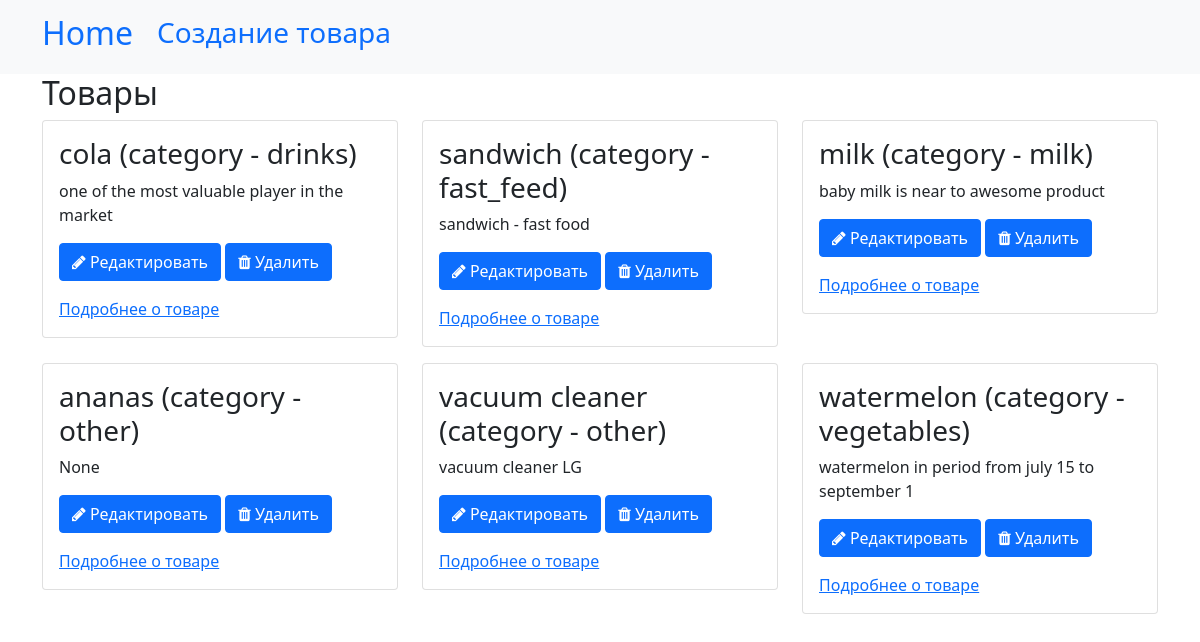
Before: / with the older database file.
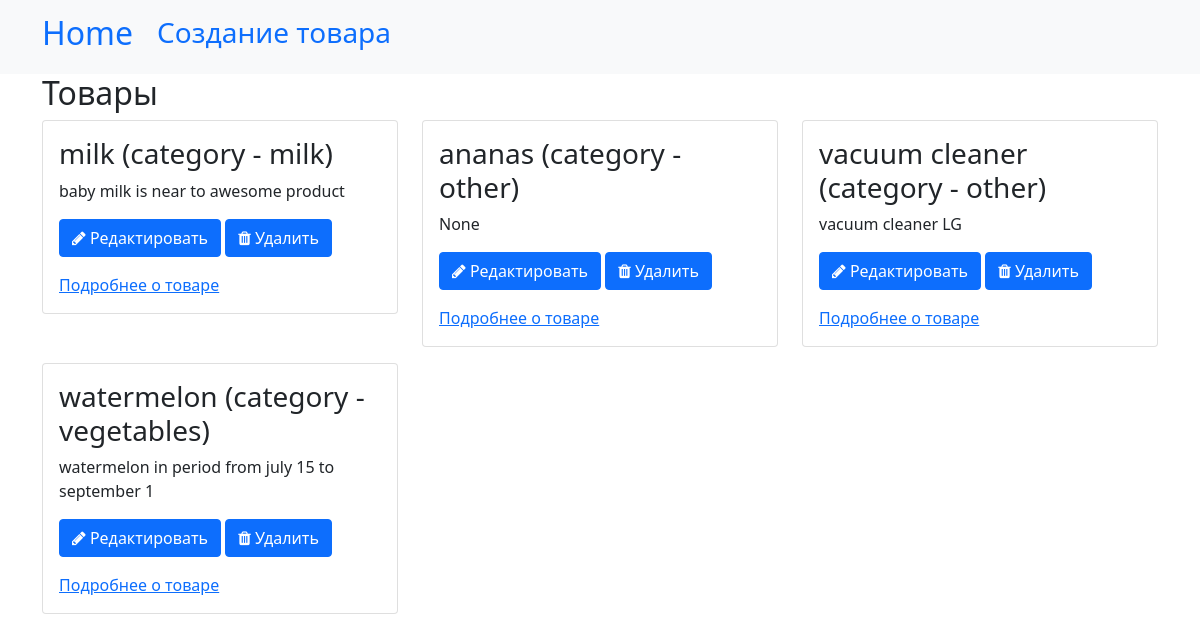
After: the same page with the newer database file.
### market/models.py (models this page shows, shortened)
class Product(models.Model):
    name = models.CharField(max_length=100, null=False, blank=False, verbose_name="Наименование товара")
    description = models.TextField(max_length=2000, null=True, blank=True, verbose_name="Описание товара")
    categories = models.CharField(max_length=100, choices=CATEGORY, verbose_name="Категория", default="other")
    balance = models.PositiveIntegerField(verbose_name="Остаток товара")
    price = models.DecimalField(max_digits=7, decimal_places=2, verbose_name="Цена товара")
    class Meta:
        db_table = "market"
        verbose_name = "Товар"
        verbose_name_plural = "Товары"

### market/views.py (the view)
# urls.py: path("", index_view, name="index_view"),
def index_view(request,):
    products = Product.objects.filter(balance__gte=1)
    products = products.order_by("categories", "name")
    context = {"products": products}
    return render(request, "index.html", context)

### market/templates/index.html (shortened to what this page needs)
{% extends "base.html" %}
{% load static %}
{% block nav %}
    <li class="nav-item">
<a class="nav-link" href="{% url "create" %}"><h3>Создание товара</h3></a>
</li>
{% endblock %}
{% block content %}
    <h2>Товары</h2>
    <div class="row">
        {% for product in products %}
            <div class="col-12 col-md-6 col-lg-4">
                <div class="card mb-3">
                    <div class="card-body">
                        <h3>{{ product.name }} (category - {{ product.categories}})</h3>
                        <p>{{ product.description }}</p>
                        <a class="btn btn btn-primary" href="{% url "update_product" pk=product.pk %}" role="button"><i class="fa fa-pencil"></i> Редактировать</a>
                        <a class="btn btn btn-primary" href="{% url "delete" pk=product.pk %}" role="button"><i class="fa fa-trash"></i> Удалить</a>
                        <a href="{% url "product_view" pk=product.pk %}">Подробнее о товаре</a>
                    </div>
                </div>
            </div>
        {% endfor %}
    </div>
{% endblock %}

Changed rows visible on the page:
removed Product: name "cola", categories "drinks", description "one of the most valuable player in the market"
removed Product: name "sandwich", categories "fast_feed", description "sandwich - fast food"
